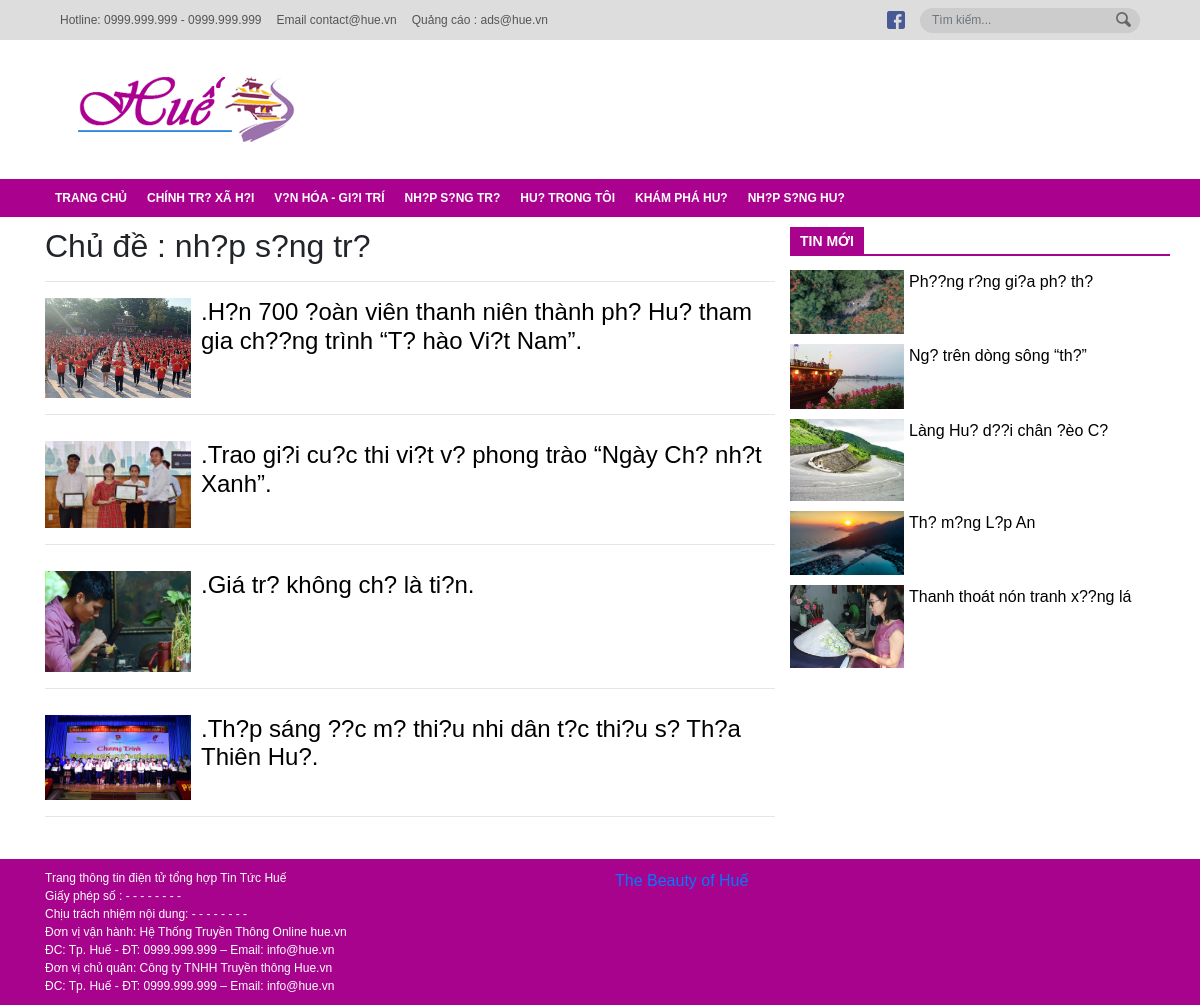
/category.php?name-cate=nhip-song-tre, run on the app's committed database.
### tables this page shows
CREATE TABLE `category` (
  `id` int(11) NOT NULL,
  `name` varchar(255) NOT NULL,
  `slug` varchar(255) NOT NULL
);

### admin/model/entity/post.php (called while the page is built, shortened)
<?php
	class Post{
		function __construct($id,$title,$slug,$thumbnail,$content,$author,$timesend,$category,$tag,$isHide)
		{
			$this->title = $title;
			$this->slug = $slug;
			$this->thumbnail = $thumbnail;
		}
		static function getNewPost()
		{
			$connect = new mysqli("localhost","root","","hue-cms");
			$connect->set_charset("utf8");
			$query = "SELECT post.id,title,slug,thumbnail,content,user.fullname,timesend,category,tag,isHide FROM post JOIN user ON post.author = user.username WHERE isHide = 0 ORDER BY id DESC LIMIT 1,5";
			$result = $connect->query($query);
			$rs = array();
			if ($result->num_rows > 0) {
				while ($rows = $result->fetch_assoc()) {
					array_push($rs,new Post(
	                    $rows["id"],
						$rows["title"],
						$rows["slug"],
	                    $rows["thumbnail"],
	                    $rows["content"],
						$rows["fullname"],
						$rows["timesend"],
						$rows["category"],
						$rows["tag"],
						$rows["isHide"]
	                ));
				}
	        }
			return $rs;
		}
		static function getPostByCategory($category)
		{
			$connect = new mysqli("localhost","root","","hue-cms");
			$connect->set_charset("utf8");
			$query = "SELECT post.id,title,slug,thumbnail,content,user.fullname,timesend,category,tag,isHide FROM post JOIN user ON post.author = user.username WHERE isHide = 0 and category = '{$category}' ORDER BY id DESC";
			$result = $connect->query($query);
			$rs = array();
			if ($result->num_rows > 0) {
				while ($rows = $result->fetch_assoc()) {
					array_push($rs,new Post(
	                    $rows["id"],
						$rows["title"],
						$rows["slug"],
	                    $rows["thumbnail"],
	                    $rows["content"],
						$rows["fullname"],
						$rows["timesend"],
						$rows["category"],
						$rows["tag"],
						$rows["isHide"]
	                ));
				}
	        }
			return $rs;
		}
	}
?>

### admin/model/entity/category.php (called while the page is built, shortened)
<?php
	class Category{
		function __construct($id, $slug,$name)
		{
			$this->slug = $slug;
			$this->name = $name;
		}
		static function getAllCategory(){
			$connect = new mysqli("localhost","root","","hue-cms");
			$connect->set_charset("utf8");
			$query = "SELECT * FROM category";
			$result = $connect->query($query);
			$rs = array();
			if ($result) {
				while ($rows = $result->fetch_assoc()) {
					array_push($rs,new Category(
						$rows["id"],
						$rows["slug"],
	                    $rows["name"]
	                ));
				}
			}
        	return $rs;
		}
		static function getNameCateBySlug($slug){
			$connect = new mysqli("localhost","root","","hue-cms");
			$connect->set_charset("utf8");
			$query = "SELECT * FROM category WHERE slug = '{$slug}'";
			$result = $connect->query($query);
			$rs = array();
			if ($result) {
				while ($rows = $result->fetch_assoc()) {
					array_push($rs,new Category(
						$rows["id"],
						$rows["slug"],
	                    $rows["name"]
	                ));
				}
			}
        	return $rs;
		}
	}
?>

### category.php (the view)
<?php include_once('header.php');?>
	<main>
		<div class="container">
			<div class="row">
				<div class="col col-8">
					<div class="ten-category">
						<h2>Chủ đề : <?php echo $namecate[0]->name;?></h2>
						<hr>
					</div>
					<div class="mini-post">
						<ul>
							<?php
							include_once('admin/model/entity/post.php');
							$postcate = Post::getPostByCategory($_GET['name-cate']);
								foreach($postcate as $key => $value){
									echo "<li class='post-in-cate'>";
									echo "<a href='chitiet.php?slug-bai-viet=".$value->slug."'>";
									echo "<img src='admin/".$value->thumbnail."'>";
									echo "<h4>.$value->title.</h4>";
									echo "</a><hr>";
									echo "</li>";
								}
							?>
						</ul>
					</div>
				</div>
				<div class="col col-4 mini-post">
					<div class="menu-tin-moi">
						<a href="#">tin mới</a>
					</div>
					<ul>
						<?php
							foreach($newpost as $key => $value){
								echo "<li class='min-post-detail'>";
								echo "<a href='chitiet.php?slug-bai-viet=".$value->slug."'><img src='admin/".$value->thumbnail."'>";
								echo "<p>".$value->title."</p>";
								echo "</a>";
								echo "</li>";
							}
						?>
					</ul>
				</div>
			</div>
		</div>
	</main>
	<?php include_once('footer.php');?>

### header.php (shortened to what this page needs)
<?php
    include_once('admin/model/entity/category.php');
	$category = Category::getAllCategory();
	include_once('admin/model/entity/post.php');
	$newpost = Post::getNewPost();
	include_once('admin/model/entity/post.php');
	if(isset($_GET['name-cate'])){
		$namecate = Category::getNameCateBySlug($_GET['name-cate']);
	}
?>
<!DOCTYPE html>
<html lang="en">
<head>
	<link rel="stylesheet" href="https://maxcdn.bootstrapcdn.com/bootstrap/4.0.0/css/bootstrap.min.css">
	<link rel="stylesheet" type="text/css" href="style.css">
	<link rel="stylesheet" type="text/css" href="responsive.css">
</head>
<body>
	<header>
		<div class="top-bar">
			<div class="container">
				<div class="row row-nmg justify-content-between align-items-center">
					<div class="box-1">
						<ul>
							<li>Hotline: 0999.999.999 - 0999.999.999</li>
							<li>Email contact@hue.vn</li>
							<li>Quảng cáo : ads@hue.vn</li>
						</ul>
					</div>
					<div class="box-2">
						<ul>
							<li>
								<a href="#">
									<img src="img/facebook_ic.png">
								</a>
							</li>
							<li>
								<form method="POST" class="search-form" action="#">
									<div class="search form-group">
										<input type="text" name="search" id="search_box" class="form-control" placeholder="Tìm kiếm...">
									</div>
									<button type="submit" class="btn btn-search">
										<img src="img/Search.png">
									</button>
								</form>
							</li>
						</ul>
					</div>
				</div>
			</div>
		</div>
		<div id="menu_mobile" class="content" style="display: block;">
	        <div class="container">
	            <div class="row row-nmg justify-content-between align-items-center">
	                <a href="index.php" class="logo">
	                	<img src="img/logo-header.png" alt="hue.vn"></a>
	                </div>
	            </div>
	        </div>
		<div class="nav-header">
			<div class="container">
				<ul class="main">
					<li><a href="index.php">trang chủ</a></li>
                    <?php
                        foreach($category as $key => $value){
                            echo "<li><a href='category.php?name-cate=".$value->slug."'>".$value->name."</a></li>";
                        }
                    ?>
				</ul>
			</div>
		</div>
	</header>

### style.css (style rules this page uses)
body { font-family: Arial, sans-serif; }
a { cursor: pointer; text-decoration: none; }
header .top-bar { height: 40px; background-color: #ddd; }
header ul { margin-bottom: 0; padding-left: 0; }
header ul li { list-style-type: none; }
header .top-bar ul, header .top-bar .box-2 { display: flex; flex-direction: row; flex-wrap: nowrap; }
header .top-bar ul li { color: #555; font-size: 12px; margin-right: 15px; margin-top: auto; margin-bottom: auto; }
header .top-bar form, header nav.nav-header form, header .top-bar form, header nav.nav-header-search form { position: relative; }
header .top-bar form .search, header nav.nav-header form .search, header .top-bar form .search, header nav.nav-header-search form .search { margin-bottom: 0; }
header .top-bar form .search input, header nav.nav-header-search form .search input { border-radius: unset; }
header .top-bar form .search input, header nav.nav-header form .search input, header .top-bar form .search input, header nav.nav-header-search form .search input { height: 25px; color: #555; font-size: 12px; border-radius: 25px; border: none; background-color: #ccc; width: 220px; }
header .top-bar form button.btn-search, header nav.nav-header-search form button.btn-search { position: absolute; right: 8px; top: 43%; transform: translateY(-50%); background-color: transparent; padding: 0; }
header .content .logo { padding: 2rem 0.5rem 2rem 0; }
header .nav-header, header .nav-header-search { background-color: #aa018f; }
header ul.main { display: flex; flex-direction: row; align-items: center; height: 38px; }
header .nav-header ul.main > li, header .nav-header ul.main > li > a, header .nav-header-search ul.main > li, header .nav-header-search ul.main > li > a { color: white; align-items: center; transition: 0.2s; display: flex; }
header ul.main > li > a { text-decoration: none; text-transform: uppercase; font-weight: 700; font-size: 12px; padding: 10px; height: 100%; position: relative; }
header ul.main > li a:after { content: ""; position: absolute; bottom: 31px; left: 37%; border-top: 7px solid white; border-right: 7px solid transparent; border-left: 7px solid transparent; opacity: 0; }
.container, .container > .row { height: 100%; }
.row { height: 100%; }
.row-nmg { margin-left: 0; margin-right: 0; }
main { padding-top: 10px; }
.menu-tin-moi a { text-decoration: none; display: block; background: #a9028d; color: #fff; padding: 4px 10px; float: left; position: relative; z-index: 0; text-transform: uppercase; font-size: 14px; font-weight: bold; }
.menu-tin-moi { border-bottom: 2px solid #a9028d; display: block; height: 29px; overflow: hidden; margin-bottom: 14px; }
.mini-post { padding: 0; }
.min-post-detail img { width: 30%; height: auto; }
.mini-post ul { padding: 0; }
.mini-post ul li { padding-bottom: 10px; list-style: none; }
.mini-post ul li p { padding-left: 5px; }
.min-post-detail a { color: black; text-decoration: none; display: flex; }
.post-in-cate img { width: 20%; height: auto; }
.post-in-cate a { color: black; text-decoration: none; display: flex; }
.post-in-cate a h4 { padding-left: 10px; }

### data on the page
category: name "CHÍNH TR? XÃ H?I"
category: name "V?N HÓA - GI?I TRÍ"
category: name "NH?P S?NG TR?", name "nh?p s?ng tr?"
category: name "HU? TRONG TÔI"
category: name "KHÁM PHÁ HU?"
category: name "NH?P S?NG HU?"

### other printed values
$value->title "H?n 700 ?oàn viên thanh niên thành ph? Hu? tham gia ch??ng trình “T? hào Vi?t Nam”"
$value->title "Trao gi?i cu?c thi vi?t v? phong trào “Ngày Ch? nh?t Xanh”"
$value->title "Giá tr? không ch? là ti?n"
$value->title "Th?p sáng ??c m? thi?u nhi dân t?c thi?u s? Th?a Thiên Hu?"
$value->title "Ph??ng r?ng gi?a ph? th?"
$value->title "Ng? trên dòng sông “th?”"
$value->title "Làng Hu? d??i chân ?èo C?"
$value->title "Th? m?ng L?p An"
$value->title "Thanh thoát nón tranh x??ng lá"
